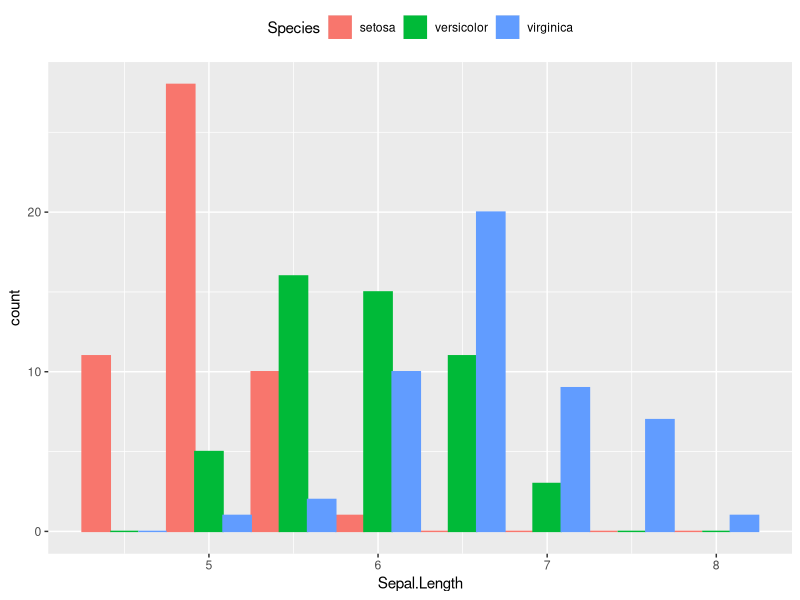

R code for this plot:
## ---- chunk 1
summary( mtcars )
## ---- chunk 2
library( ggplot2 )

ggplot( iris, aes( x = Sepal.Length,
                   fill = Species,
                   color = Species ) ) +
  geom_histogram( binwidth = 0.5, position = "dodge" ) +
  theme( legend.position = "top" )
